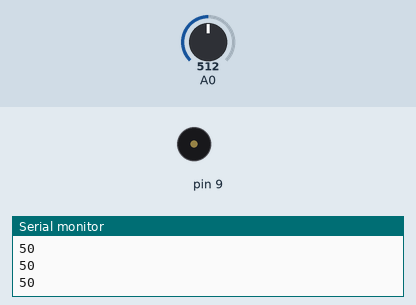
A sketch run on a simulated Arduino Uno, built with avr-gcc and run on an emulated ATmega328P. Parts: buzzer (waves = sounding), the last lines printed to the serial monitor. The test bench sets the inputs (shaded band); at power-on: A0 = 512.

Above: at 1.2 s.
1.3 s: A0 set to 219
2.8 s: A0 set to 190
At 3.1 s:
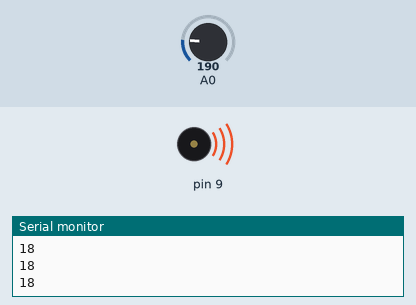
Timing chart, 0 to 5.8 s (numbered marks = the images above; inputs shaded):
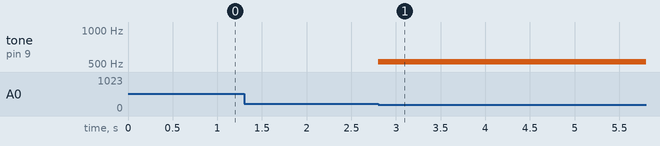

The sketch:

_12.ino
```cpp
void setup(){
  pinMode(A0, INPUT);
  Serial.begin(9600);

  pinMode(9, OUTPUT);
  pinMode(0, OUTPUT);
}

void loop(){
  Serial.println(map(analogRead(A0), 0, 1023, 0, 100));

  if (map(analogRead(A0), 0, 1023, 0, 100) < 20)
    tone(9, 523, 10000); // play tone 60 (C5 = 523 Hz)
  else
    noTone(0);

  delay(10); // Delay a little bit to improve simulation performance
}
```

Measured:
- the behaviour switches between 205 and 204 on A0 (found by bisection; images 0 and 1)
- after the input at 2.8 s, tone on pin 9: silent → 523 Hz at once
